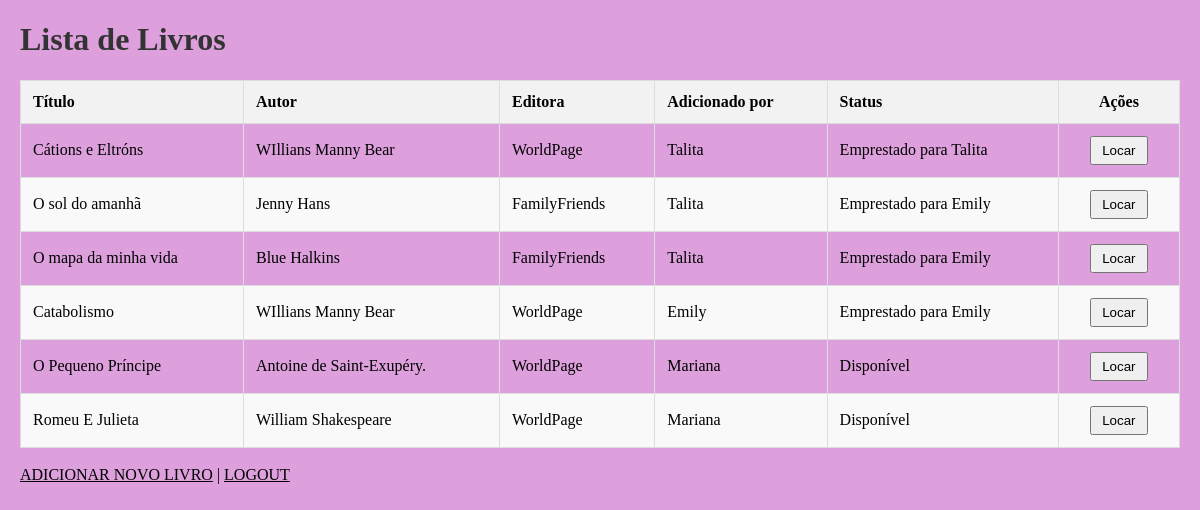
Screenshot of /list_books (signed in) with the database file from the repository.
### app.py (models this page shows, shortened)
class Base(DeclarativeBase):
    pass

class Livro(Base, UserMixin):
    __tablename__ = 'livros'
    id: Mapped[int] = mapped_column(primary_key=True)
    titulo: Mapped[str] = mapped_column(nullable=False)
    autor: Mapped[str] = mapped_column(nullable=False)
    editora: Mapped[str] = mapped_column(nullable=False)
    usuario_id: Mapped[int] = mapped_column(ForeignKey('usuarios.id'))  # Quem adicionou o livro
    usuario = relationship('Usuario', back_populates='livros_adicionados')  # Relação com o usuário que adicionou
    usuarios_locadores = relationship('Usuario', secondary=locacao_livros, back_populates='livros_locados')  # Relação de empréstimos

class Usuario(Base, UserMixin):
    __tablename__ = 'usuarios'
    id: Mapped[int] = mapped_column(primary_key=True)
    nome: Mapped[str] = mapped_column(nullable=False)
    senha: Mapped[str] = mapped_column(nullable=False)
    email: Mapped[str] = mapped_column(nullable=False)
    livros_adicionados = relationship('Livro', back_populates='usuario')  # Livros adicionados pelo usuário
    livros_locados = relationship('Livro', secondary=locacao_livros, back_populates='usuarios_locadores')  # Livros emprestados ao usuário
    @classmethod
    def find(cls, **kwargs):
        if 'nome' in kwargs:
            return session.query(cls).filter_by(nome=kwargs['nome']).first()
        elif 'id' in kwargs:
            return session.query(cls).filter_by(id=kwargs['id']).first()

### app.py (the view)
@app.route('/list_books', methods=['POST', 'GET'])
@login_required
def list_books():
    livros = session.query(Livro).all()
    return render_template('list_books.html', livros=livros)

### app.py (called while the page is built)
@login_manager.user_loader
def load_user(user_id):
    return Usuario.find(id=user_id)

### templates/list_books.html (shortened to what this page needs)
<!DOCTYPE html>
<html lang="pt-BR">
<head>
</head>
<body>
    <h1>Lista de Livros</h1>
    <table>
        <thead>
            <tr>
                <th>Título</th>
                <th>Autor</th>
                <th>Editora</th>
                <th>Adicionado por</th>
                <th>Status</th>
                <th class="actions">Ações</th>
            </tr>
        </thead>
        <tbody>
            {% for livro in livros %}
                <tr>
                    <td>{{ livro.titulo }}</td>
                    <td>{{ livro.autor }}</td>
                    <td>{{ livro.editora }}</td>
                    <td>{{ livro.usuario.nome }}</td>
                    <td>
                        {% if livro.usuarios_locadores %}
                            Emprestado para {{ livro.usuarios_locadores[0].nome }}
                        {% else %}
                            Disponível
                        {% endif %}
                    </td>
                    <td class="actions">
                        {% if not livro.usuarios_locadores %}
                            <form action="{{ url_for('locar_livro', livro_id=livro.id) }}" method="POST">
                                <button type="submit">Locar</button>
                            </form>
                        {% else %}
                            <form action="{{ url_for('locar_livro', livro_id=livro.id) }}" method="POST">
                                <button type="submit">Locar</button>
                            </form>
                        {% endif %}
                    </td>
                </tr>
            {% endfor %}
        </tbody>
    </table>
    <br>
    <a href="{{ url_for('register_books') }}">ADICIONAR NOVO LIVRO</a> | <a href="{{url_for('logout')}}">LOGOUT</a>
</body>
</html>

### templates/list_books.html (style rules this page uses)
body { background-color:plum; font-family: 'Times New Roman', Times, serif; margin: 20px; }
h1 { color: #333; }
table { width: 100%; border-collapse: collapse; margin-top: 20px; }
th, td { border: 1px solid #ddd; padding: 12px; text-align: left; }
th { background-color: #f2f2f2; font-weight: bold; }
tr:nth-child(even) { background-color: #f9f9f9; }
.actions { text-align: center; }
.actions button { margin: 0 5px; padding: 5px 10px; cursor: pointer; }
a { color:black; }

### rows the page displays
Livro: titulo "Cátions e Eltróns", autor "WIllians Manny Bear", editora "WorldPage", usuario.nome "Talita", nome "Talita"
Livro: titulo "O sol do amanhã", autor "Jenny Hans", editora "FamilyFriends", usuario.nome "Talita", nome "Emily"
Livro: titulo "O mapa da minha vida", autor "Blue Halkins", editora "FamilyFriends", usuario.nome "Talita", nome "Emily"
Livro: titulo "Catabolismo", autor "WIllians Manny Bear", editora "WorldPage", usuario.nome "Emily", nome "Emily"
Livro: titulo "O Pequeno Príncipe", autor "Antoine de Saint-Exupéry.", editora "WorldPage", usuario.nome "Mariana", shows "Disponível"
Livro: titulo "Romeu E Julieta", autor "William Shakespeare", editora "WorldPage", usuario.nome "Mariana", shows "Disponível"
